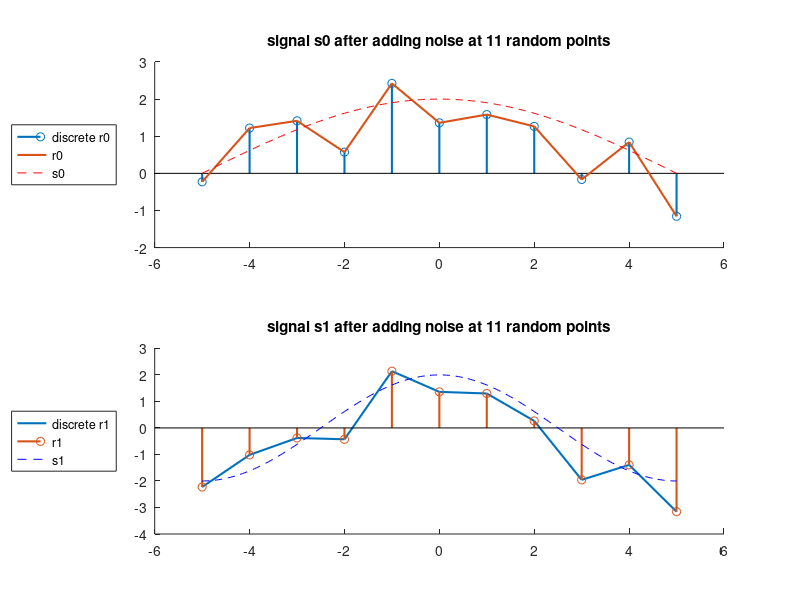

This figure's MATLAB source: (Note: this script raises an error after producing the figure.)
T=10;
t2=-5:0.05:5;
t=-5:1:5; %sampled to get 10 discrete values
mu=0; %mean
sig=0.5^0.5; %standard deviation
n=sig*randn(1,11)+mu; 
%gaussian noise randomly generated at 11 points
A=2; %amplitude
s0_cont=A*cos(pi*t2/T);  %continuous s0 (unsampled)
s1_cont=A*cos(2*pi*t2/T); %continuous s1 (unsampled)
s0=A*cos(pi*t/T);  %sampled s0
s1=A*cos(2*pi*t/T); %sampled s1
r0=s0+n;
r1=s1+n;
subplot(2,1,1)
hold on
stem(t,r0,"linewidth",1.5)
plot(t,r0,"linewidth",1.5)
plot(t2,s0_cont,"r--")
legend("discrete r0","r0","s0",'location', 'westoutside');
title("signal s0 after adding noise at 11 random points")
subplot(2,1,2)
hold on
plot(t,r1,"linewidth",1.5)
stem(t,r1,"linewidth",1.5)
plot(t2,s1_cont,"b--")
% plot(t1,n)
legend("discrete r1","r1","s1",'location', 'westoutside');
title("signal s1 after adding noise at 11 random points")

%randn is a matlab function that generates gaussian noise with sigma=1 and
%mean=0. I've tweaked it a bit to get the desired variance and mean.

%using awgn routine in matlab variance=0.5 signal is sampled
figure
snr1=snr(s0,n); %find snr of signal to gaussian noise(var=0.5)
snr2=snr(s1,n); %find snr of signal to gaussian noise(var=0.5)
r0_new1=awgn(s0,snr1);
r1_new1=awgn(s1,snr2);
plot(t,r0_new1,"linewidth",1.5)
hold on
plot(t,r1_new1,"linewidth",1.5)
plot(t2,s0_cont,"--")
plot(t2,s1_cont,"--")
legend("r0","r1","s0","s1",'location', 'westoutside');
title("using awgn variance=0.5 sampled signal")

%using awgn routine in matlab variance=2 signal is sampled
sig=2^0.5;
n=sig*randn(1,11)+mu; %gaussian noise with variance=2
figure
snr1=snr(s0,n); %find snr of signal to gaussian noise(var=2)
snr2=snr(s1,n); %find snr of signal to gaussian noise(var=2)
r0_new=awgn(s0,snr1); 
r1_new=awgn(s1,snr2);
plot(t,r0_new,"linewidth",1.5)
hold on
plot(t,r1_new,"linewidth",1.5)
plot(t2,s0_cont,"--")
plot(t2,s1_cont,"--")
legend("r0","r1","s0","s1",'location', 'westoutside');
title("using awgn variance=2 sampled signal")

%using awgn routine in matlab variance=0.5 signal is not sampled
sig=0.5^0.5;
n=sig*randn(1,length(t2))+mu;  %gaussian noise with variance=0.5
figure
snr1=snr(s0_cont,n); %find snr of signal to gaussian noise(var=0.5)
snr2=snr(s1_cont,n); %find snr of signal to gaussian noise(var=0.5)
r0_new2=awgn(s0_cont,snr1); 
r1_new2=awgn(s1_cont,snr2);
plot(t2,r0_new2,"linewidth",1.5)
hold on
plot(t2,r1_new2,"linewidth",1.5)
plot(t2,s0_cont,"--")
plot(t2,s1_cont,"--")
legend("r0","r1","s0","s1",'location', 'westoutside');
title("using awgn variance=0.5 on the unsampled signal")

%using awgn routine in matlab variance=2 signal is not sampled
sig=2^0.5;
n=sig*randn(1,length(t2))+mu;  %gaussian noise with variance=2
figure
snr1=snr(s0_cont,n); %find snr of signal to gaussian noise(var=2)
snr2=snr(s1_cont,n); %find snr of signal to gaussian noise(var=2)
r0_new3=awgn(s0_cont,snr1); 
r1_new3=awgn(s1_cont,snr2);
plot(t2,r0_new3,"linewidth",1.5)
hold on
plot(t2,r1_new3,"linewidth",1.5)
plot(t2,s0_cont,"--")
plot(t2,s1_cont,"--")
legend("r0","r1","s0","s1",'location', 'westoutside');
title("using awgn variance=2 on the unsampled signal")

% we can see that on increasing variance, the distortion/noise increases
% it wasn't mentioned in the question whether to use awgn on the sampled
% signal or the unsampled signal so i plotted both.

eyediagram(r0_new,100)
title("eyediagram for r0 variance=2 sampled")
eyediagram(r1_new,100)
title("eyediagram for r1 variance=2 sampled")
eyediagram(r0_new1,100)
title("eyediagram for r0 variance=0.5 sampled")
eyediagram(r1_new1,100)
title("eyediagram for r1 variance=0.5 sampled")
eyediagram(r0_new2,100)
title("eyediagram for r0 variance=0.5 unsampled")
eyediagram(r1_new2,100)
title("eyediagram for r1 variance=0.5 unsampled")
eyediagram(r0_new3,100)
title("eyediagram for r0 variance=2 unsampled")
eyediagram(r1_new3,100)
title("eyediagram for r1 variance=2 unsampled")

%similar to noise, the eye diagram distorts more as the variance increases

figure
h0=A*cos(pi*(t-T)/T);
h1=A*cos(2*pi*(t-T)/T);
r0_conv=conv(h0,r0_new1);
r1_conv=conv(h1,r1_new1);
stem(r0_conv)
hold on
stem(r1_conv)
legend("r0'","r1'",'location', 'westoutside');
title("r' for variance=0.5 signal is sampled")

figure
r0_conv=conv(h0,r0_new);
r1_conv=conv(h1,r1_new);
stem(r0_conv)
hold on
stem(r1_conv)
legend("r0'","r1'",'location', 'westoutside');
title("r' for variance=2 signal is sampled")

h0=A*cos(pi*(t2-T)/T);
h1=A*cos(2*pi*(t2-T)/T);
figure
r0_conv=conv(h0,r0_new2);
r1_conv=conv(h1,r1_new2);
stem(r0_conv)
hold on
stem(r1_conv)
legend("r0'","r1'",'location', 'westoutside');
title("r' for variance=0.5 signal is unsampled")

figure
r0_conv=conv(h0,r0_new3);
r1_conv=conv(h1,r1_new3);
stem(r0_conv)
hold on
stem(r1_conv)
legend("r0'","r1'",'location', 'westoutside');
title("r' for variance=2 signal is unsampled")

% here we know that increasing varaince will increase the noise, hence on
% convolution the amplitude increases as the variance increases. we can see
% that the plot with variance=2 has higher amplitude than one with
% variance=0.5.

